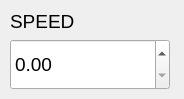
<?xml version="1.0" encoding="UTF-8"?>
<ui version="4.0">
 <class>Dialog</class>
 <widget class="QDialog" name="Dialog">
  <property name="geometry">
   <rect>
    <x>0</x>
    <y>0</y>
    <width>184</width>
    <height>99</height>
   </rect>
  </property>
  <property name="minimumSize">
   <size>
    <width>184</width>
    <height>99</height>
   </size>
  </property>
  <property name="windowTitle">
   <string>Dialog</string>
  </property>
  <widget class="QWidget" name="gridLayoutWidget">
   <property name="geometry">
    <rect>
     <x>10</x>
     <y>10</y>
     <width>160</width>
     <height>80</height>
    </rect>
   </property>
   <layout class="QGridLayout" name="gridLayout">
    <item row="1" column="0">
     <widget class="QDoubleSpinBox" name="SpeedControl">
      <property name="sizePolicy">
       <sizepolicy hsizetype="Minimum" vsizetype="Expanding">
        <horstretch>0</horstretch>
        <verstretch>0</verstretch>
       </sizepolicy>
      </property>
      <property name="font">
       <font>
        <pointsize>14</pointsize>
       </font>
      </property>
      <property name="maximum">
       <double>50.000000000000000</double>
      </property>
      <property name="singleStep">
       <double>0.100000000000000</double>
      </property>
     </widget>
    </item>
    <item row="0" column="0">
     <widget class="QLabel" name="label">
      <property name="font">
       <font>
        <pointsize>14</pointsize>
       </font>
      </property>
      <property name="text">
       <string>SPEED </string>
      </property>
     </widget>
    </item>
   </layout>
  </widget>
 </widget>
 <resources/>
 <connections/>
</ui>
